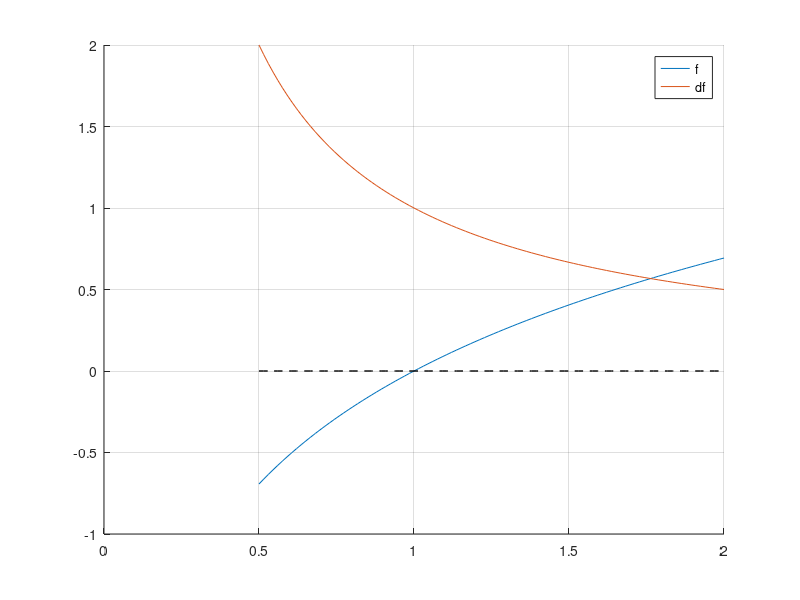
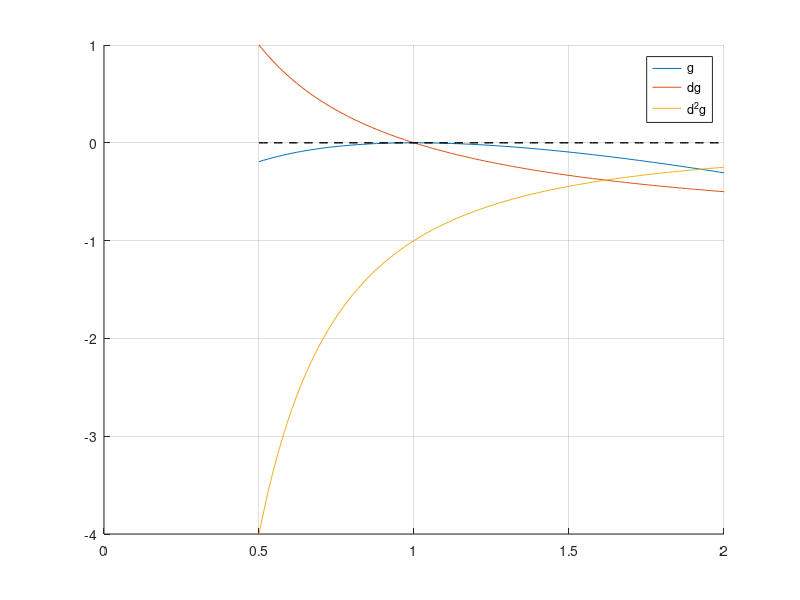

The MATLAB script that drew these images, in order: (Note: this script raises an error after producing the figures.)
% Esercizio 3 Laboratorio 15

clear; close all; clc

% intervallo
a = 0.5;
b = 2;

% funzioni
f = @(x) log(x);
df = @(x) 1./x;

g = @(x) 1 - x + log(x);
dg = @(x) -1 + 1./x;
d2g = @(x) - 1 ./ x.^2;

%% a) convergenza del metodo di Newton
xvect = linspace( a, b );

% plot:
figure();
hold on; grid on;
plot( xvect, f(xvect), xvect, df(xvect) );
plot( xvect, 0.*xvect, 'k--', 'LineWidth', 1 );
legend('f', 'df');

figure();
hold on; grid on;
plot( xvect, g(xvect), xvect, dg(xvect), xvect, d2g(xvect) );
plot( xvect, 0.*xvect, 'k--', 'LineWidth', 1 );
legend('g', 'dg', 'd^2g');

% radici
% f ammette una radice in x=1 con m.a. 1 ==> conv. ord. 2 (newton)
% g ammette una radice in x=1 con m.a. 2 ==> conv. ord. 1 (newton mod.)

%% b-c) implementare metodo di Newton
% test d'arresto
tol = 1e-6;
nmax = 1e2;

% scelta di x0 iniziale
x0 = a;

% metodo di Newton
[ xvect_f, it_f ] = newton( x0, nmax, tol, f, df, 1 );
[ xvect_g, it_g ] = newton( x0, nmax, tol, g, dg, 1 );      % voglio vedere differenza con f

% metodo di Newton Modificato
[ xvect_gm, it_gm ] = newton( x0, nmax, tol, g, dg, 2 );

% calcolo errore
err_f = abs( xvect_f - 1 );
err_g = abs( xvect_g - 1 );
err_gm = abs( xvect_gm - 1 );

% plot:
semilogy( 0: it_f, err_f, 0: it_g, err_g, 0: it_gm, err_gm );
grid on;
legend( 'f', 'g', 'gm' );

% osservazione:
% f converge con ordine 2, g invece è lineare;
% però aggiustando con Newton Modificato, gm si presenta quadratica.

% ATTENZIONE: nel grafico generato, sembra che f ha una iterata in meno,
% però il fatto è perché il suo 5a valore è 0 esatto, pertanto in una scala
% logaritmica non viene visualizzata, possiamo considerare infinitamente
% piccolo.